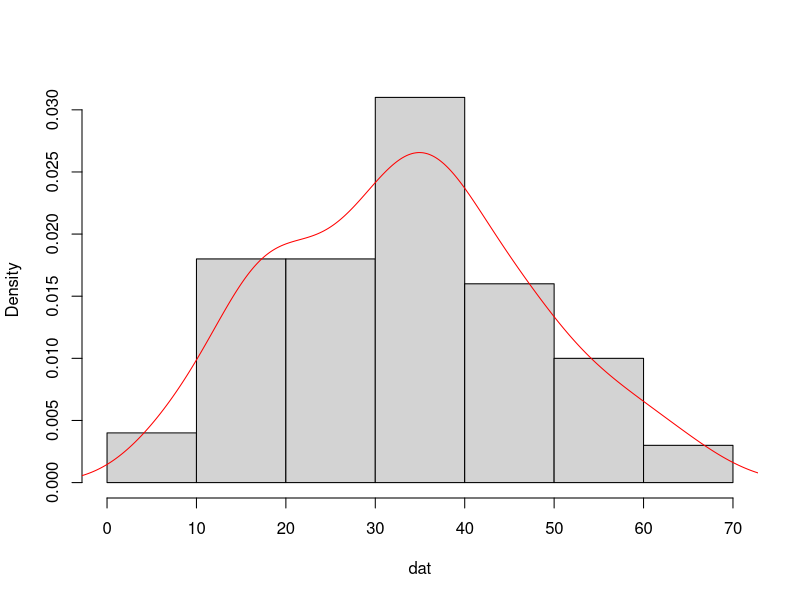
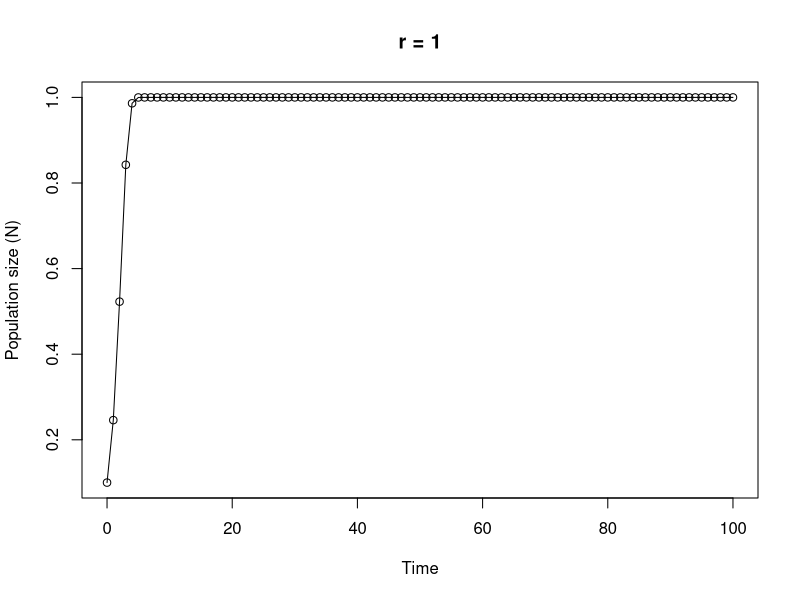

Source code (R) for these figures, in order:
## ----Q1, results = 'asis'----------------------------------------------------------------------------------------

# area of a circle
# the equation to calculate the area of a circle is pi * radius^2

circle.area <- function(d){ 
	pi * (d/2)^2
}

# to use your new function

circle.area(10)
# [1] 78.53982

# to test on a vector of diameters
# first create a vector with diameters ranging from 0 to 50 in steps of 10

cir.diam <- seq(from = 0, to = 50, by = 10)

# test your function

circle.area(cir.diam)
# [1]    0.00000   78.53982  314.15927  706.85835 1256.63706 1963.49541


## ----Q2, tidy = TRUE---------------------------------------------------------------------------------------------

far.cent <- function(a){
	val <- (a-32)*5/9
	print(paste("Fahrenheit: ", round(a, digits = 3), "oF",sep = " "), quote = FALSE)# round 3dp
	print(paste("Centigrade: ", round(val, digits = 3), "oC", sep = " "), quote = FALSE)# round 3dp
}

# alternative Fahrenheit to centigrade using cat function

far.cent2 <- function(a){
	val <- (a - 32) * 5/9	#calculation
	cat("Fahrenheit: ", round(a, digits = 3), "oF", "\n")   # use cat function
	cat("Centigrade: ", round(val, digits = 3), "oC", "\n")   
}



## ----Q3----------------------------------------------------------------------------------------------------------

# Create a vector of normally distributed data
# length 100, mean 35 and standard deviation of 29

vals <- rnorm(100, 35, 15)	# create some norm dist data mean 35, sd = 15

summary.fun <- function(dat){
	mymean <- round(mean(dat), digits = 4)      	# calc mean
	mymedian <- round(median(dat), digits = 4)    # calc median
	mymin <- round(min(dat), digits = 4)          # calc min
	mymax <- round(max(dat), digits = 4)          # calc max
	print(paste("mean:", mymean, sep = " "), quote = FALSE)     # print mean
	print(paste("median:", mymedian, sep = " "), quote = FALSE)     # print median
	print(paste("range:", "from:", mymin, "to", mymax, sep = " "), quote = FALSE) 
	dens <- density(dat)                          # estimate density curve
	hist(dat, main = "",type = "l",freq = FALSE)  # plot histogram
	lines(dens, lty = 1, col = "red")             # plot density curve
}

# use the function
summary.fun(vals)


## ----Q4----------------------------------------------------------------------------------------------------------

# calculate a median

ourmedian <- function(x){
	n <- length(x)
	if (n %% 2 == 1)      # odd numbers
	  sort(x)[(n + 1)/2]  # find the middle number by adding 1 to length and div 2
	else {                # even numbers
	  middletwo <- sort(x)[(n/2) + 0:1]   #find the two middle numbers
	  mean(middletwo)
	  }
}

# use the function
mydat <- sample(1:50, size = 10, replace = TRUE )

# our function
ourmedian(mydat)

# R median function
median(mydat)


## ----Q5, tidy = TRUE---------------------------------------------------------------------------------------------

# function to simulate Ricker model

Ricker.model <- function(nzero, r, time, K=1){     # sets initial parameters
  N <- numeric(time + 1)    # creates a real vector of length time+1 to store values of Nt+1
  N[1] <- nzero             # sets initial population size in first element of N
  for (i in 1:time) {				# loops over time
      N[i+1] <- N[i]*exp(r*(1 - N[i]/K))    
  }
  Time <- 0:time   					 # creates vector for x axis
  plot(Time, N, type = "o", xlim = c(0, time), xlab = "Time", ylab = "Population size (N)", main = paste("r =", r, sep=" "))   # plots     output
}

# To run
# play around with the different parameters, especially r
Ricker.model(nzero=0.1,r=1,time=100)
